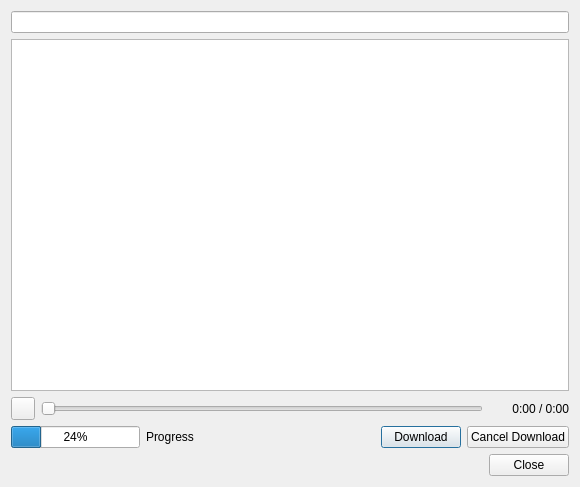
<?xml version="1.0" encoding="UTF-8"?>
<ui version="4.0">
 <class>TvTunesDialog</class>
 <widget class="QDialog" name="TvTunesDialog">
  <property name="windowModality">
   <enum>Qt::WindowModality::WindowModal</enum>
  </property>
  <property name="geometry">
   <rect>
    <x>0</x>
    <y>0</y>
    <width>580</width>
    <height>487</height>
   </rect>
  </property>
  <property name="windowTitle">
   <string>TV Tunes</string>
  </property>
  <property name="modal">
   <bool>true</bool>
  </property>
  <layout class="QVBoxLayout" name="verticalLayout">
   <item>
    <widget class="MyLineEdit" name="searchString"/>
   </item>
   <item>
    <widget class="QTableWidget" name="results">
     <property name="editTriggers">
      <set>QAbstractItemView::EditTrigger::NoEditTriggers</set>
     </property>
     <property name="alternatingRowColors">
      <bool>true</bool>
     </property>
     <property name="selectionMode">
      <enum>QAbstractItemView::SelectionMode::SingleSelection</enum>
     </property>
     <property name="selectionBehavior">
      <enum>QAbstractItemView::SelectionBehavior::SelectRows</enum>
     </property>
     <property name="showGrid">
      <bool>false</bool>
     </property>
     <attribute name="horizontalHeaderVisible">
      <bool>false</bool>
     </attribute>
     <attribute name="horizontalHeaderStretchLastSection">
      <bool>true</bool>
     </attribute>
     <attribute name="verticalHeaderVisible">
      <bool>false</bool>
     </attribute>
     <column>
      <property name="text">
       <string>Result</string>
      </property>
     </column>
    </widget>
   </item>
   <item>
    <layout class="QHBoxLayout" name="horizontalLayout_7">
     <item>
      <widget class="QToolButton" name="btnPlayPause">
       <property name="cursor">
        <cursorShape>PointingHandCursor</cursorShape>
       </property>
       <property name="text">
        <string/>
       </property>
       <property name="icon">
        <iconset resource="../../../data/MediaElch.qrc">
         <normaloff>:/img/video_play_64.png</normaloff>:/img/video_play_64.png</iconset>
       </property>
      </widget>
     </item>
     <item>
      <widget class="QSlider" name="seekSlider">
       <property name="orientation">
        <enum>Qt::Orientation::Horizontal</enum>
       </property>
      </widget>
     </item>
     <item>
      <widget class="QLabel" name="time">
       <property name="minimumSize">
        <size>
         <width>80</width>
         <height>0</height>
        </size>
       </property>
       <property name="text">
        <string notr="true">0:00 / 0:00</string>
       </property>
       <property name="alignment">
        <set>Qt::AlignmentFlag::AlignRight|Qt::AlignmentFlag::AlignTrailing|Qt::AlignmentFlag::AlignVCenter</set>
       </property>
      </widget>
     </item>
    </layout>
   </item>
   <item>
    <layout class="QHBoxLayout" name="horizontalLayout_4">
     <item>
      <widget class="QProgressBar" name="progressBar">
       <property name="value">
        <number>24</number>
       </property>
      </widget>
     </item>
     <item>
      <widget class="QLabel" name="progress">
       <property name="minimumSize">
        <size>
         <width>100</width>
         <height>0</height>
        </size>
       </property>
       <property name="text">
        <string>Progress</string>
       </property>
       <property name="alignment">
        <set>Qt::AlignmentFlag::AlignLeading|Qt::AlignmentFlag::AlignLeft|Qt::AlignmentFlag::AlignVCenter</set>
       </property>
      </widget>
     </item>
     <item>
      <spacer name="horizontalSpacer_4">
       <property name="orientation">
        <enum>Qt::Orientation::Horizontal</enum>
       </property>
       <property name="sizeHint" stdset="0">
        <size>
         <width>40</width>
         <height>20</height>
        </size>
       </property>
      </spacer>
     </item>
     <item>
      <widget class="QPushButton" name="buttonDownload">
       <property name="text">
        <string>Download</string>
       </property>
      </widget>
     </item>
     <item>
      <widget class="QPushButton" name="buttonCancelDownload">
       <property name="text">
        <string>Cancel Download</string>
       </property>
      </widget>
     </item>
    </layout>
   </item>
   <item>
    <layout class="QHBoxLayout" name="horizontalLayout">
     <item>
      <spacer name="horizontalSpacer">
       <property name="orientation">
        <enum>Qt::Orientation::Horizontal</enum>
       </property>
       <property name="sizeHint" stdset="0">
        <size>
         <width>40</width>
         <height>20</height>
        </size>
       </property>
      </spacer>
     </item>
     <item>
      <widget class="QPushButton" name="btnClose">
       <property name="text">
        <string>Close</string>
       </property>
       <property name="autoDefault">
        <bool>false</bool>
       </property>
      </widget>
     </item>
    </layout>
   </item>
  </layout>
 </widget>
 <customwidgets>
  <customwidget>
   <class>MyLineEdit</class>
   <extends>QLineEdit</extends>
   <header>ui/small_widgets/MyLineEdit.h</header>
  </customwidget>
 </customwidgets>
 <resources>
  <include location="../../../data/MediaElch.qrc"/>
 </resources>
 <connections/>
</ui>
